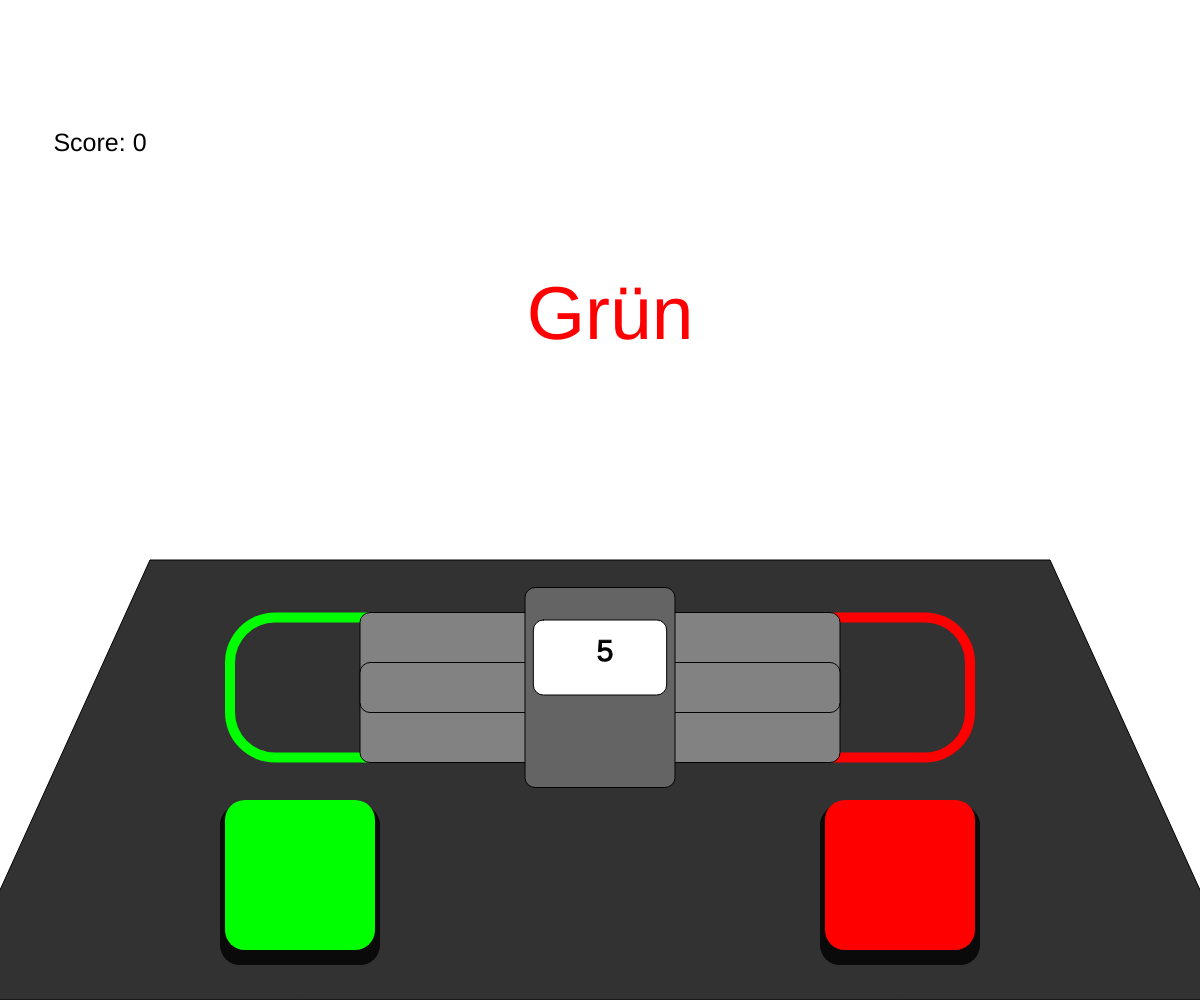
Frame 1 (no input)
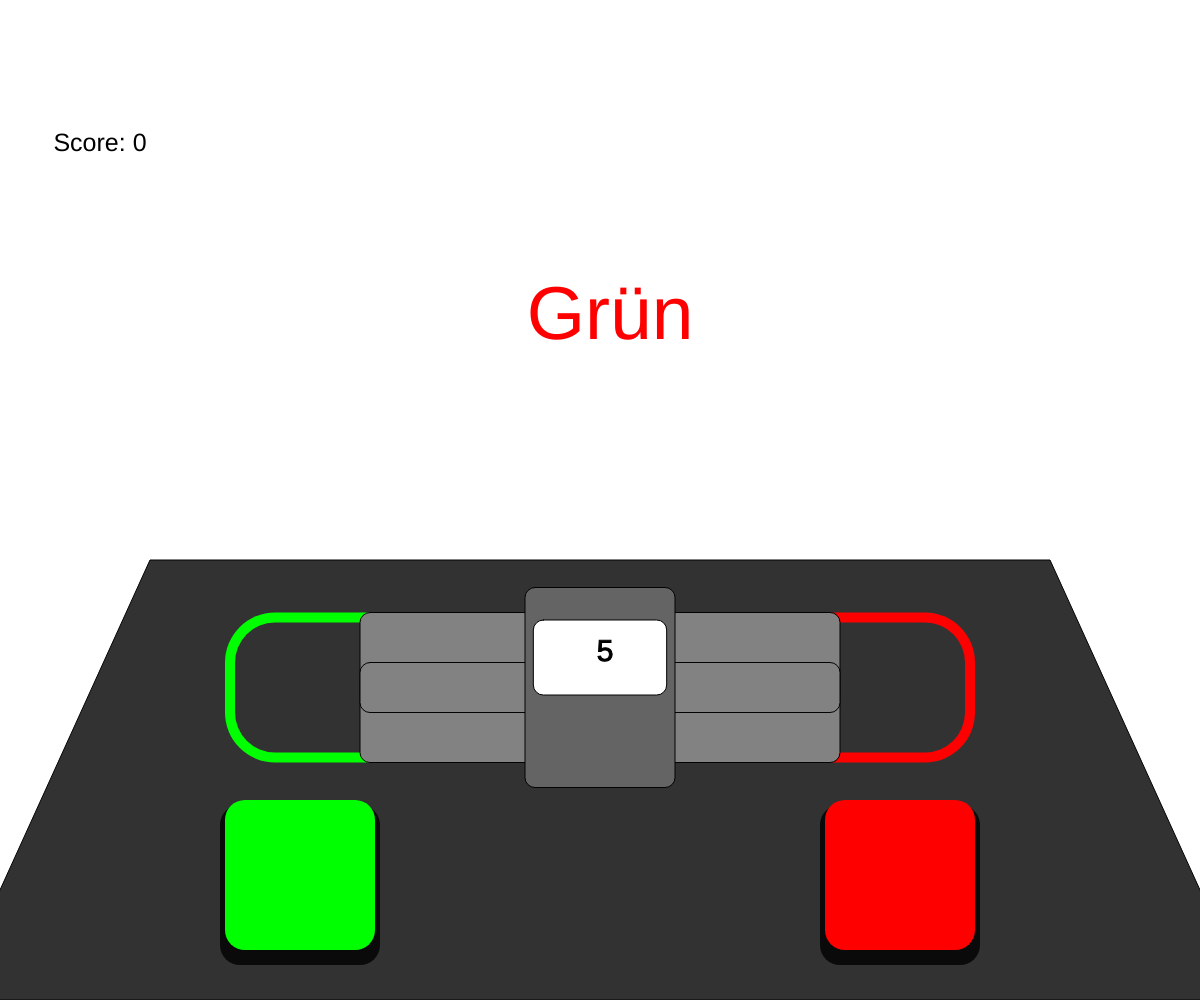
Frame 60 (no input)
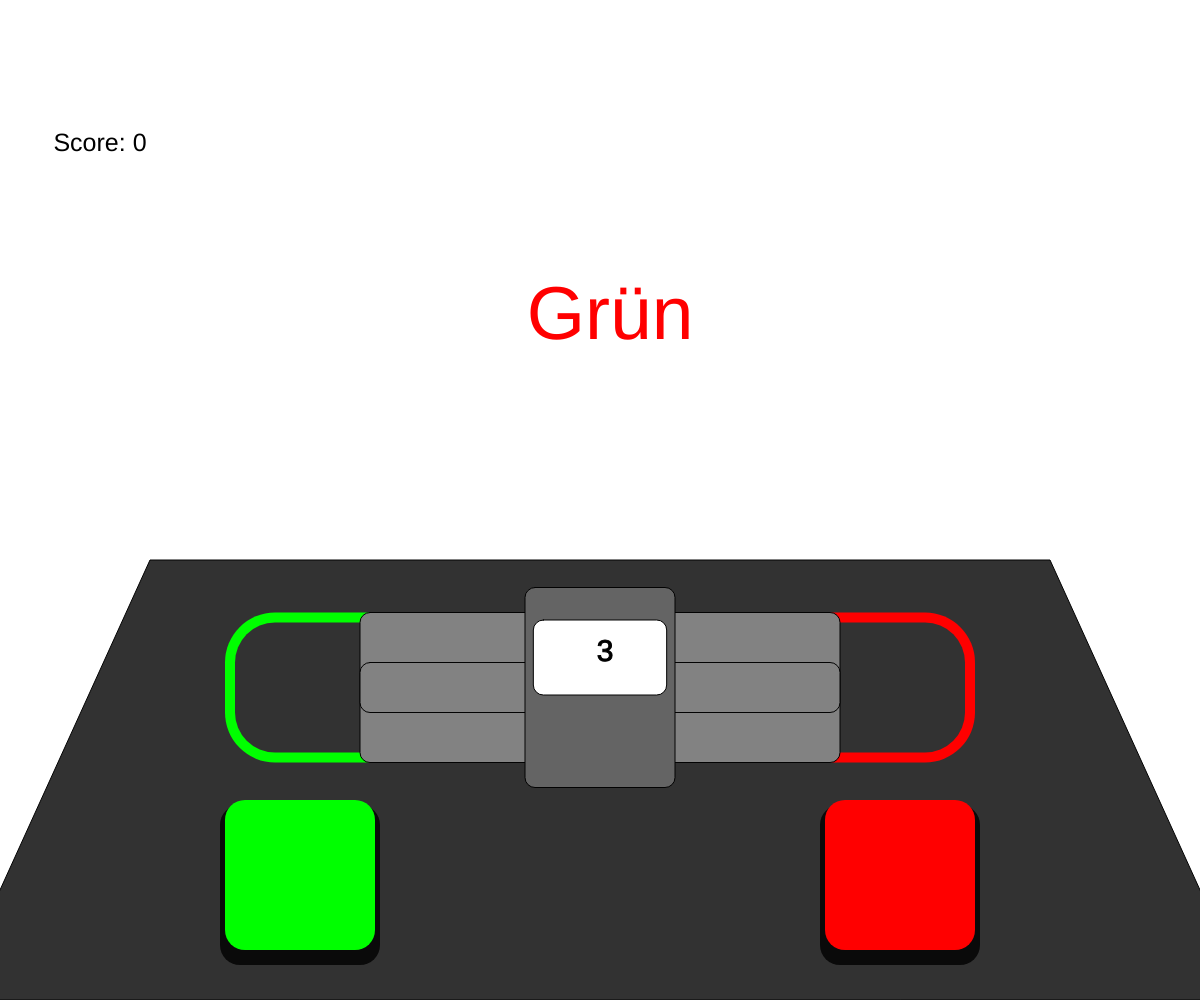
Frame 120 (the mouse pressed at the canvas centre since frame 60)

The p5.js sketch that drew these frames (run headless with seeded random() and noise() and a simulated clock; from frame 60 on, the mouse is pressed at the canvas centre):

// p5.js sketch
// ── sketch.js


function setup() {
  createCanvas(windowWidth, windowHeight);
  rectMode(CENTER);
  b = width/8;
  x = width/4;
  y = height/4 * 0.75;
  yb = y*2;

  check = true;

  
  textSize(30);
  anweisung = "Grün";
  textAlign(CENTER);

  farbe = int(random(0,2));

  if(farbe == 0){
    grun = 255;
    rot = 0;
  }
  else{
    grun = 0;
    rot = 255;
  }

  counter = 0;
  timer = 5;

  farbekasten = 255;
  farbekastenrichtig = 255;
}

function draw() {
  background(255);

 fill(50);
  
  beginShape();
  vertex(-50, height);
  vertex(width/8, height/5*2.8);
  vertex(width - width/8, height/5*2.8);
  vertex(width+50, height);
  endShape(CLOSE);

  translate(width/2, height/2);
 

  milliseconds = int(millis() % 60000);
  seconds = int(milliseconds / 1000);

  

  noStroke();
  fill(0,255,0);
  rect(-x, y, b, b, 50, 0, 0, 50);

  fill(255,0,0);
  rect(x, y, b, b, 0, 50, 50, 0);

  fill(50);
  rect(x-10, y, b, b-20, 0, 40, 40, 0);
  rect(-x+10, y, b, b-20, 40, 0, 0, 40);


  fill(10);
  rect(-x, yb+10, b+10, b+10, 20);
  fill(0, 255, 0);
  rect(-x, yb, b, b, 20);

  fill(10);
  rect(x, yb+10, b+10, b+10, 20);
  fill(255, 0, 0);
  rect(x, yb, b, b, 20);
  




  fill(farbekastenrichtig,255, farbekastenrichtig);
  rect(0, -175, 250, 175, 25);

  fill(farbekasten);
  rect(0, -175, 200, 125, 25);

  textSize(75);
  fill(rot, grun, 0);
  text(anweisung, 10, -100, x+50, y+50);

  textSize(25);
  fill(0);
  text("Score: "+counter, -width/2 + 100, -height/2 + 250, x+50, y+50);
 
  fill(130, 130, 130);
  stroke(2)
  rect(0, y, width/2.5, b, 10);
  rect(0, y, width/2.5, b/3, 10);

  fill(100);
  rect(0, y, width/8, b+50, 10);
  fill(255);
  rect(0, y-30, width/9, b/2,10);

  if(seconds >= timer){
    background(0);
    textSize(100);
    text("GAME OVER", 0, height/4+height/8, width, height);
    textSize(75);
    text("Score: " + counter, 0, height/4*3 - height/8, width, height);
    noLoop();
  }

  

  textSize(30);
  fill(0);
  text(timer - seconds, 5, y, 100, 100);

  if(seconds == 59 && check){
    timer -= 60;
    check = false;
  }
  else if(seconds != 59){
    check = true;
  }
  
  farbekasten += 10;
  farbekastenrichtig += 10;

}

function keyPressed() {
  if(seconds <= timer){
    if (keyCode === LEFT_ARROW) {
    if(farbe == 0){
      background(255);
      counter++;
      timer++;
      farbekastenrichtig = 0;
    }
    else{
      timer -= 5;
      farbekasten = 0;
    }
    a = int(random(0,2));
    farbe = int(random(0,2));

    if(a == 0){
      anweisung = "Grün";
    }
    else{
      anweisung = "Rot";
    }

    if(farbe == 0){
      grun = 255;
      rot = 0;
    }
    else{
      grun = 0;
      rot = 255;
    }

  } else if (keyCode === RIGHT_ARROW) {
    if(farbe == 1){
      background(255);
      counter++;
      timer++;
      farbekastenrichtig = 0;
    }
    else{
      timer -= 5;
      farbekasten = 0;
    }

    a = int(random(0,2));
    farbe = int(random(0,2));

    if(a == 0){
      anweisung = "Grün";
    }
    else{
      anweisung = "Rot";
    }

    if(farbe == 0){
      grun = 255;
      rot = 0;
    }
    else{
      grun = 0;
      rot = 255;
    }
  }
  }
  
}

function mousePressed(){
  if(seconds <= timer){
    if(mouseX > width/4 - b/2 && mouseX < width/4+b/2 && mouseY > (height/4 * 0.75) * 2 + height/2 - b/2 && mouseY < (height/4 * 0.75) * 2 + height/2 + b/2){
    if(farbe == 0){
      background(255);
      counter++;
      timer++;
      farbekastenrichtig = 0;
    }
    else{
      timer -= 5;
      farbekasten = 0;
    }
    a = int(random(0,2));
    farbe = int(random(0,2));

    if(a == 0){
      anweisung = "Grün";
    }
    else{
      anweisung = "Rot";
    }

    if(farbe == 0){
      grun = 255;
      rot = 0;
    }
    else{
      grun = 0;
      rot = 255;
    }
  }
  else if(mouseX > width/4*3 - b/2 && mouseX < width/4*3 +b/2 && mouseY > (height/4 * 0.75)*2 + height/2 - b/2 && mouseY < (height/4 * 0.75)*2 + height/2 + b/2){
    if(farbe == 1){
      background(255);
      counter++;
      timer++;
      farbekastenrichtig = 0;
    }
    else{
      timer -= 5;
      farbekasten = 0;
    }

    a = int(random(0,2));
    farbe = int(random(0,2));

    if(a == 0){
      anweisung = "Grün";
    }
    else{
      anweisung = "Rot";
    }

    if(farbe == 0){
      grun = 255;
      rot = 0;
    }
    else{
      grun = 0;
      rot = 255;
    }
  }

  
  }
  
}


function windowResized() {
  resizeCanvas(windowWidth, windowHeight);
}
